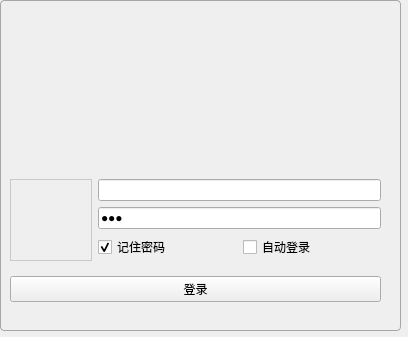
<?xml version="1.0" encoding="UTF-8"?>
<ui version="4.0">
 <class>LoginWidget</class>
 <widget class="QWidget" name="LoginWidget">
  <property name="geometry">
   <rect>
    <x>0</x>
    <y>0</y>
    <width>408</width>
    <height>337</height>
   </rect>
  </property>
  <property name="windowTitle">
   <string>登录界面</string>
  </property>
  <property name="windowIcon">
   <iconset resource="images.qrc">
    <normaloff>:/resource/ico/app.ico</normaloff>:/resource/ico/app.ico</iconset>
  </property>
  <property name="styleSheet">
   <string notr="true">QWidget#page, QWidget#page_2 {
	border: 1px solid #A5A6A8;
	border-radius: 4px;
}</string>
  </property>
  <widget class="AnimationStackedWidget" name="stackedWidget">
   <property name="geometry">
    <rect>
     <x>0</x>
     <y>0</y>
     <width>401</width>
     <height>331</height>
    </rect>
   </property>
   <property name="currentIndex">
    <number>0</number>
   </property>
   <widget class="QWidget" name="page">
    <widget class="QLabel" name="labelWinTitle">
     <property name="geometry">
      <rect>
       <x>42</x>
       <y>20</y>
       <width>236</width>
       <height>30</height>
      </rect>
     </property>
     <property name="styleSheet">
      <string notr="true">color: #FFFFFF;</string>
     </property>
     <property name="text">
      <string/>
     </property>
    </widget>
    <widget class="QWidget" name="widgetWinTitle" native="true">
     <property name="geometry">
      <rect>
       <x>10</x>
       <y>20</y>
       <width>368</width>
       <height>30</height>
      </rect>
     </property>
     <property name="minimumSize">
      <size>
       <width>0</width>
       <height>30</height>
      </size>
     </property>
     <property name="maximumSize">
      <size>
       <width>16777215</width>
       <height>30</height>
      </size>
     </property>
     <layout class="QHBoxLayout" name="horizontalLayout_3" stretch="0,1,0,0,0">
      <property name="spacing">
       <number>2</number>
      </property>
      <property name="leftMargin">
       <number>10</number>
      </property>
      <property name="topMargin">
       <number>0</number>
      </property>
      <property name="rightMargin">
       <number>0</number>
      </property>
      <property name="bottomMargin">
       <number>0</number>
      </property>
      <item>
       <widget class="QLabel" name="labelWinIcon">
        <property name="minimumSize">
         <size>
          <width>30</width>
          <height>30</height>
         </size>
        </property>
        <property name="maximumSize">
         <size>
          <width>30</width>
          <height>30</height>
         </size>
        </property>
        <property name="text">
         <string/>
        </property>
        <property name="pixmap">
         <pixmap resource="images.qrc">:/resource/images/robot.png</pixmap>
        </property>
       </widget>
      </item>
      <item>
       <widget class="QLabel" name="labelWinTitle_2">
        <property name="styleSheet">
         <string notr="true">color: #FFFFFF;</string>
        </property>
        <property name="text">
         <string/>
        </property>
       </widget>
      </item>
      <item>
       <widget class="QPushButton" name="btnWinMenu">
        <property name="focusPolicy">
         <enum>Qt::NoFocus</enum>
        </property>
        <property name="styleSheet">
         <string notr="true">background-color: transparent; border: none</string>
        </property>
        <property name="text">
         <string/>
        </property>
        <property name="icon">
         <iconset resource="images.qrc">
          <normaloff>:/resource/common/ic_login_cfg.png</normaloff>:/resource/common/ic_login_cfg.png</iconset>
        </property>
       </widget>
      </item>
      <item>
       <widget class="QPushButton" name="btnWinMin">
        <property name="focusPolicy">
         <enum>Qt::NoFocus</enum>
        </property>
        <property name="styleSheet">
         <string notr="true">background-color: transparent; border: none</string>
        </property>
        <property name="text">
         <string/>
        </property>
        <property name="icon">
         <iconset resource="images.qrc">
          <normaloff>:/resource/common/ic_min.png</normaloff>:/resource/common/ic_min.png</iconset>
        </property>
       </widget>
      </item>
      <item>
       <widget class="QPushButton" name="btnWinClose">
        <property name="focusPolicy">
         <enum>Qt::NoFocus</enum>
        </property>
        <property name="styleSheet">
         <string notr="true">background-color: transparent; border: none</string>
        </property>
        <property name="text">
         <string/>
        </property>
        <property name="icon">
         <iconset resource="images.qrc">
          <normaloff>:/resource/common/ic_close_white.png</normaloff>:/resource/common/ic_close_white.png</iconset>
        </property>
       </widget>
      </item>
     </layout>
    </widget>
    <widget class="QLabel" name="labelWlecome">
     <property name="geometry">
      <rect>
       <x>10</x>
       <y>50</y>
       <width>371</width>
       <height>141</height>
      </rect>
     </property>
     <property name="text">
      <string/>
     </property>
     <property name="pixmap">
      <pixmap resource="images.qrc">:/resource/background/logo.jpg</pixmap>
     </property>
    </widget>
    <widget class="QWidget" name="layoutWidget">
     <property name="geometry">
      <rect>
       <x>10</x>
       <y>170</y>
       <width>371</width>
       <height>141</height>
      </rect>
     </property>
     <layout class="QVBoxLayout" name="verticalLayout_2">
      <item>
       <layout class="QHBoxLayout" name="horizontalLayout_2">
        <item>
         <widget class="QLabel" name="labelUserHead">
          <property name="minimumSize">
           <size>
            <width>82</width>
            <height>82</height>
           </size>
          </property>
          <property name="maximumSize">
           <size>
            <width>82</width>
            <height>82</height>
           </size>
          </property>
          <property name="styleSheet">
           <string notr="true">QLabel#labelUserHead {
	border: 1px solid #C9C9C9;
}</string>
          </property>
          <property name="text">
           <string/>
          </property>
          <property name="pixmap">
           <pixmap resource="images.qrc">:/resource/head/head-64.png</pixmap>
          </property>
          <property name="alignment">
           <set>Qt::AlignCenter</set>
          </property>
         </widget>
        </item>
        <item>
         <layout class="QVBoxLayout" name="verticalLayout">
          <item>
           <widget class="QLineEdit" name="lineEditUser"/>
          </item>
          <item>
           <widget class="QLineEdit" name="lineEditPasswd">
            <property name="text">
             <string>123</string>
            </property>
            <property name="echoMode">
             <enum>QLineEdit::Password</enum>
            </property>
           </widget>
          </item>
          <item>
           <layout class="QHBoxLayout" name="horizontalLayout">
            <item>
             <widget class="QCheckBox" name="checkBoxPasswd">
              <property name="text">
               <string>记住密码</string>
              </property>
              <property name="checked">
               <bool>true</bool>
              </property>
             </widget>
            </item>
            <item>
             <widget class="QCheckBox" name="checkBoxAutoLogin">
              <property name="text">
               <string>自动登录</string>
              </property>
              <property name="checked">
               <bool>false</bool>
              </property>
             </widget>
            </item>
           </layout>
          </item>
         </layout>
        </item>
       </layout>
      </item>
      <item>
       <widget class="QPushButton" name="btnLogin">
        <property name="focusPolicy">
         <enum>Qt::NoFocus</enum>
        </property>
        <property name="toolTip">
         <string>登录</string>
        </property>
        <property name="text">
         <string>登录</string>
        </property>
       </widget>
      </item>
     </layout>
    </widget>
   </widget>
   <widget class="QWidget" name="page_2">
    <widget class="QPushButton" name="btnWinClose_2">
     <property name="geometry">
      <rect>
       <x>350</x>
       <y>23</y>
       <width>28</width>
       <height>24</height>
      </rect>
     </property>
     <property name="focusPolicy">
      <enum>Qt::NoFocus</enum>
     </property>
     <property name="text">
      <string/>
     </property>
     <property name="icon">
      <iconset resource="images.qrc">
       <normaloff>:/resource/common/ic_close_white.png</normaloff>:/resource/common/ic_close_white.png</iconset>
     </property>
    </widget>
    <widget class="QPushButton" name="btnWinMin_2">
     <property name="geometry">
      <rect>
       <x>317</x>
       <y>23</y>
       <width>28</width>
       <height>24</height>
      </rect>
     </property>
     <property name="focusPolicy">
      <enum>Qt::NoFocus</enum>
     </property>
     <property name="text">
      <string/>
     </property>
     <property name="icon">
      <iconset resource="images.qrc">
       <normaloff>:/resource/common/ic_min.png</normaloff>:/resource/common/ic_min.png</iconset>
     </property>
    </widget>
    <widget class="QLabel" name="labelWinTitle_3">
     <property name="geometry">
      <rect>
       <x>20</x>
       <y>20</y>
       <width>292</width>
       <height>30</height>
      </rect>
     </property>
     <property name="styleSheet">
      <string notr="true">color: #FFFFFF;</string>
     </property>
     <property name="text">
      <string>登录配置</string>
     </property>
    </widget>
    <widget class="QGroupBox" name="groupBox">
     <property name="geometry">
      <rect>
       <x>30</x>
       <y>70</y>
       <width>350</width>
       <height>205</height>
      </rect>
     </property>
     <property name="title">
      <string>服务器设置</string>
     </property>
     <layout class="QVBoxLayout" name="verticalLayout_7">
      <item>
       <layout class="QHBoxLayout" name="horizontalLayout_6">
        <property name="rightMargin">
         <number>0</number>
        </property>
        <item>
         <layout class="QFormLayout" name="formLayout">
          <item row="0" column="0">
           <widget class="QLabel" name="label_3">
            <property name="text">
             <string>服务器地址配置：</string>
            </property>
           </widget>
          </item>
          <item row="1" column="0">
           <widget class="QLabel" name="label_4">
            <property name="text">
             <string>消息服务器端口：</string>
            </property>
           </widget>
          </item>
          <item row="2" column="0">
           <widget class="QLabel" name="label_5">
            <property name="text">
             <string>文件服务器端口：</string>
            </property>
           </widget>
          </item>
          <item row="0" column="1">
           <widget class="QLineEdit" name="lineEditHostAddr"/>
          </item>
          <item row="1" column="1">
           <widget class="QLineEdit" name="lineEditHostMsgPort"/>
          </item>
          <item row="2" column="1">
           <widget class="QLineEdit" name="lineEditHostFilePort"/>
          </item>
         </layout>
        </item>
       </layout>
      </item>
      <item>
       <spacer name="verticalSpacer">
        <property name="orientation">
         <enum>Qt::Vertical</enum>
        </property>
        <property name="sizeHint" stdset="0">
         <size>
          <width>20</width>
          <height>157</height>
         </size>
        </property>
       </spacer>
      </item>
     </layout>
    </widget>
    <widget class="QWidget" name="layoutWidget">
     <property name="geometry">
      <rect>
       <x>30</x>
       <y>290</y>
       <width>351</width>
       <height>25</height>
      </rect>
     </property>
     <layout class="QHBoxLayout" name="horizontalLayout_4">
      <item>
       <spacer name="horizontalSpacer">
        <property name="orientation">
         <enum>Qt::Horizontal</enum>
        </property>
        <property name="sizeHint" stdset="0">
         <size>
          <width>40</width>
          <height>20</height>
         </size>
        </property>
       </spacer>
      </item>
      <item>
       <widget class="QPushButton" name="btnCancel">
        <property name="text">
         <string>取消</string>
        </property>
       </widget>
      </item>
      <item>
       <widget class="QPushButton" name="btnSaveCfg">
        <property name="text">
         <string>确定</string>
        </property>
       </widget>
      </item>
     </layout>
    </widget>
   </widget>
  </widget>
 </widget>
 <customwidgets>
  <customwidget>
   <class>AnimationStackedWidget</class>
   <extends>QStackedWidget</extends>
   <header location="global">animationstackedwidget.h</header>
   <container>1</container>
  </customwidget>
 </customwidgets>
 <resources>
  <include location="images.qrc"/>
 </resources>
 <connections/>
</ui>
